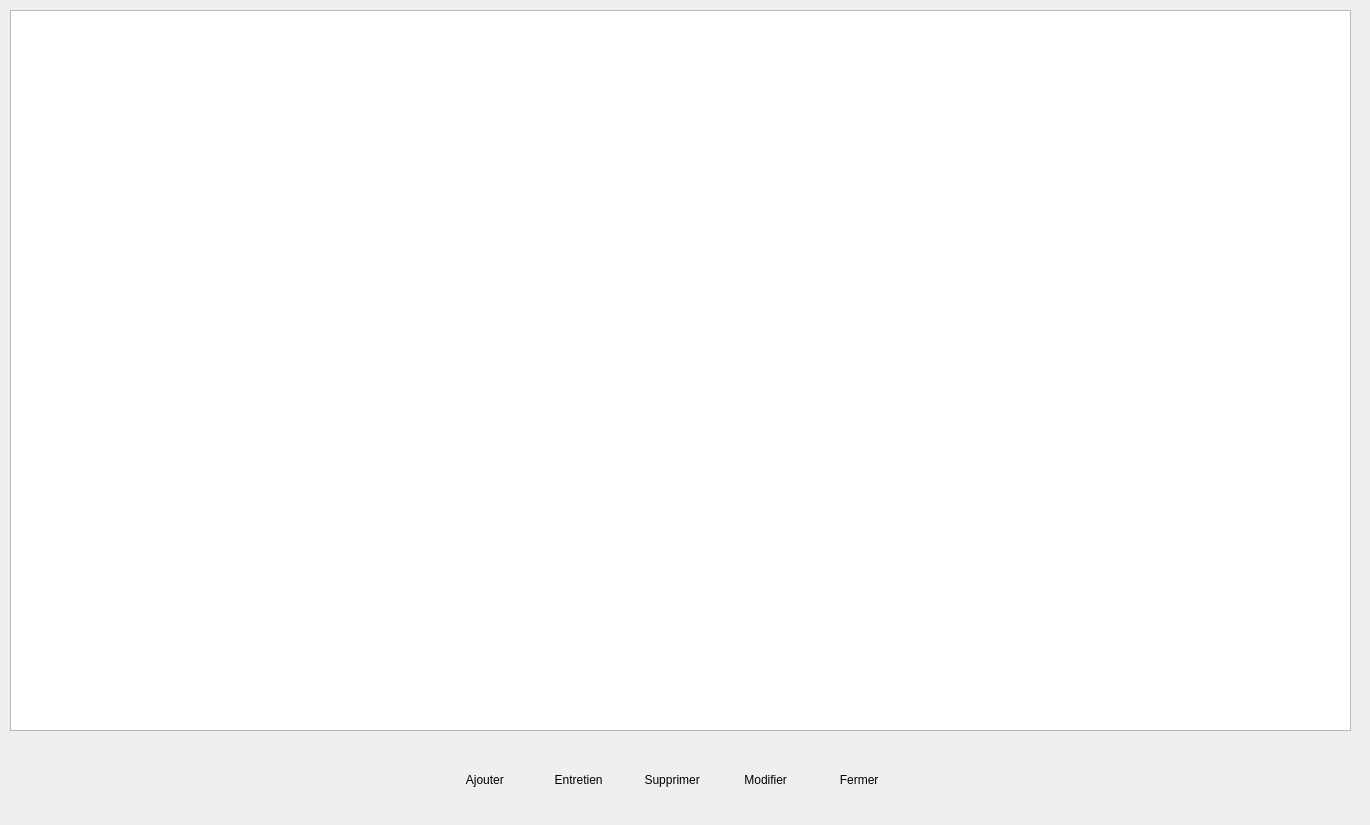
<?xml version="1.0" encoding="UTF-8"?>
<ui version="4.0">
 <class>BikesView</class>
 <widget class="QDialog" name="BikesView">
  <property name="geometry">
   <rect>
    <x>0</x>
    <y>0</y>
    <width>1370</width>
    <height>825</height>
   </rect>
  </property>
  <property name="minimumSize">
   <size>
    <width>1370</width>
    <height>825</height>
   </size>
  </property>
  <property name="maximumSize">
   <size>
    <width>1370</width>
    <height>825</height>
   </size>
  </property>
  <property name="windowTitle">
   <string>Mes équipements</string>
  </property>
  <widget class="QWidget" name="horizontalLayoutWidget">
   <property name="geometry">
    <rect>
     <x>10</x>
     <y>10</y>
     <width>1341</width>
     <height>721</height>
    </rect>
   </property>
   <layout class="QHBoxLayout" name="horizontalLayout">
    <property name="sizeConstraint">
     <enum>QLayout::SetNoConstraint</enum>
    </property>
    <item>
     <widget class="QTableView" name="twGears">
      <property name="sizePolicy">
       <sizepolicy hsizetype="MinimumExpanding" vsizetype="MinimumExpanding">
        <horstretch>0</horstretch>
        <verstretch>0</verstretch>
       </sizepolicy>
      </property>
      <property name="sizeAdjustPolicy">
       <enum>QAbstractScrollArea::AdjustToContents</enum>
      </property>
      <property name="editTriggers">
       <set>QAbstractItemView::NoEditTriggers</set>
      </property>
      <property name="alternatingRowColors">
       <bool>true</bool>
      </property>
      <property name="selectionMode">
       <enum>QAbstractItemView::SingleSelection</enum>
      </property>
      <property name="selectionBehavior">
       <enum>QAbstractItemView::SelectRows</enum>
      </property>
      <attribute name="horizontalHeaderCascadingSectionResizes">
       <bool>true</bool>
      </attribute>
      <attribute name="horizontalHeaderMinimumSectionSize">
       <number>50</number>
      </attribute>
      <attribute name="horizontalHeaderShowSortIndicator" stdset="0">
       <bool>false</bool>
      </attribute>
      <attribute name="horizontalHeaderStretchLastSection">
       <bool>false</bool>
      </attribute>
      <attribute name="verticalHeaderCascadingSectionResizes">
       <bool>true</bool>
      </attribute>
      <attribute name="verticalHeaderStretchLastSection">
       <bool>false</bool>
      </attribute>
     </widget>
    </item>
   </layout>
  </widget>
  <widget class="QWidget" name="horizontalLayoutWidget_2">
   <property name="geometry">
    <rect>
     <x>440</x>
     <y>740</y>
     <width>461</width>
     <height>80</height>
    </rect>
   </property>
   <layout class="QHBoxLayout" name="horizontalLayout_2">
    <item>
     <widget class="QPushButton" name="pbAdd">
      <property name="text">
       <string> Ajouter</string>
      </property>
      <property name="icon">
       <iconset resource="../ressources/ressources.qrc">
        <normaloff>:/bike/add.png</normaloff>:/bike/add.png</iconset>
      </property>
      <property name="iconSize">
       <size>
        <width>24</width>
        <height>24</height>
       </size>
      </property>
      <property name="flat">
       <bool>true</bool>
      </property>
     </widget>
    </item>
    <item>
     <widget class="QPushButton" name="pbServiceBook">
      <property name="text">
       <string> Entretien</string>
      </property>
      <property name="icon">
       <iconset resource="../ressources/ressources.qrc">
        <normaloff>:/bike/servicebook.png</normaloff>:/bike/servicebook.png</iconset>
      </property>
      <property name="iconSize">
       <size>
        <width>24</width>
        <height>24</height>
       </size>
      </property>
      <property name="flat">
       <bool>true</bool>
      </property>
     </widget>
    </item>
    <item>
     <widget class="QPushButton" name="pbDelete">
      <property name="text">
       <string> Supprimer</string>
      </property>
      <property name="icon">
       <iconset resource="../ressources/ressources.qrc">
        <normaloff>:/bike/delete.png</normaloff>:/bike/delete.png</iconset>
      </property>
      <property name="iconSize">
       <size>
        <width>24</width>
        <height>24</height>
       </size>
      </property>
      <property name="flat">
       <bool>true</bool>
      </property>
     </widget>
    </item>
    <item>
     <widget class="QPushButton" name="pbEdit">
      <property name="text">
       <string> Modifier</string>
      </property>
      <property name="icon">
       <iconset resource="../ressources/ressources.qrc">
        <normaloff>:/bike/edit.png</normaloff>:/bike/edit.png</iconset>
      </property>
      <property name="iconSize">
       <size>
        <width>24</width>
        <height>24</height>
       </size>
      </property>
      <property name="flat">
       <bool>true</bool>
      </property>
     </widget>
    </item>
    <item>
     <widget class="QPushButton" name="pbQuit">
      <property name="text">
       <string> Fermer</string>
      </property>
      <property name="icon">
       <iconset resource="../ressources/ressources.qrc">
        <normaloff>:/bike/cancel.png</normaloff>:/bike/cancel.png</iconset>
      </property>
      <property name="iconSize">
       <size>
        <width>24</width>
        <height>24</height>
       </size>
      </property>
      <property name="flat">
       <bool>true</bool>
      </property>
     </widget>
    </item>
   </layout>
  </widget>
 </widget>
 <resources>
  <include location="../ressources/ressources.qrc"/>
 </resources>
 <connections/>
</ui>
